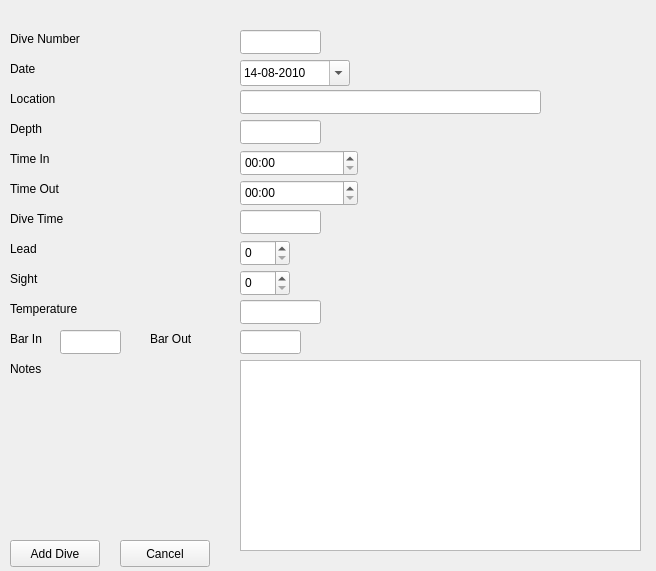
<?xml version="1.0" encoding="UTF-8"?>
<ui version="4.0">
 <class>AddDive</class>
 <widget class="QWidget" name="AddDive">
  <property name="geometry">
   <rect>
    <x>0</x>
    <y>0</y>
    <width>656</width>
    <height>571</height>
   </rect>
  </property>
  <property name="minimumSize">
   <size>
    <width>656</width>
    <height>571</height>
   </size>
  </property>
  <property name="maximumSize">
   <size>
    <width>656</width>
    <height>571</height>
   </size>
  </property>
  <property name="sizeIncrement">
   <size>
    <width>656</width>
    <height>571</height>
   </size>
  </property>
  <property name="baseSize">
   <size>
    <width>656</width>
    <height>571</height>
   </size>
  </property>
  <property name="windowTitle">
   <string>Add Dive</string>
  </property>
  <widget class="QLabel" name="LNumber">
   <property name="geometry">
    <rect>
     <x>10</x>
     <y>30</y>
     <width>171</width>
     <height>18</height>
    </rect>
   </property>
   <property name="text">
    <string>Dive Number</string>
   </property>
  </widget>
  <widget class="QLabel" name="LDate">
   <property name="geometry">
    <rect>
     <x>10</x>
     <y>60</y>
     <width>171</width>
     <height>18</height>
    </rect>
   </property>
   <property name="text">
    <string>Date</string>
   </property>
  </widget>
  <widget class="QLabel" name="LLocation">
   <property name="geometry">
    <rect>
     <x>10</x>
     <y>90</y>
     <width>171</width>
     <height>18</height>
    </rect>
   </property>
   <property name="text">
    <string>Location</string>
   </property>
  </widget>
  <widget class="QLabel" name="LDepth">
   <property name="geometry">
    <rect>
     <x>10</x>
     <y>120</y>
     <width>171</width>
     <height>18</height>
    </rect>
   </property>
   <property name="text">
    <string>Depth</string>
   </property>
  </widget>
  <widget class="QLabel" name="LTimeIn">
   <property name="geometry">
    <rect>
     <x>10</x>
     <y>150</y>
     <width>171</width>
     <height>18</height>
    </rect>
   </property>
   <property name="text">
    <string>Time In</string>
   </property>
  </widget>
  <widget class="QLabel" name="LTimeOut">
   <property name="geometry">
    <rect>
     <x>10</x>
     <y>180</y>
     <width>171</width>
     <height>18</height>
    </rect>
   </property>
   <property name="text">
    <string>Time Out</string>
   </property>
  </widget>
  <widget class="QLabel" name="LTime">
   <property name="geometry">
    <rect>
     <x>10</x>
     <y>210</y>
     <width>171</width>
     <height>18</height>
    </rect>
   </property>
   <property name="text">
    <string>Dive Time</string>
   </property>
  </widget>
  <widget class="QLabel" name="LLead">
   <property name="geometry">
    <rect>
     <x>10</x>
     <y>240</y>
     <width>171</width>
     <height>18</height>
    </rect>
   </property>
   <property name="text">
    <string>Lead</string>
   </property>
  </widget>
  <widget class="QLabel" name="LSight">
   <property name="geometry">
    <rect>
     <x>10</x>
     <y>270</y>
     <width>171</width>
     <height>18</height>
    </rect>
   </property>
   <property name="text">
    <string>Sight</string>
   </property>
  </widget>
  <widget class="QLabel" name="LTemperature">
   <property name="geometry">
    <rect>
     <x>10</x>
     <y>300</y>
     <width>171</width>
     <height>18</height>
    </rect>
   </property>
   <property name="text">
    <string>Temperature</string>
   </property>
  </widget>
  <widget class="QLabel" name="LNotes">
   <property name="geometry">
    <rect>
     <x>10</x>
     <y>360</y>
     <width>171</width>
     <height>18</height>
    </rect>
   </property>
   <property name="text">
    <string>Notes</string>
   </property>
  </widget>
  <widget class="QLineEdit" name="INumber">
   <property name="geometry">
    <rect>
     <x>240</x>
     <y>30</y>
     <width>81</width>
     <height>24</height>
    </rect>
   </property>
   <property name="text">
    <string/>
   </property>
  </widget>
  <widget class="QDateEdit" name="IDate">
   <property name="geometry">
    <rect>
     <x>240</x>
     <y>60</y>
     <width>110</width>
     <height>26</height>
    </rect>
   </property>
   <property name="dateTime">
    <datetime>
     <hour>0</hour>
     <minute>0</minute>
     <second>0</second>
     <year>2010</year>
     <month>8</month>
     <day>14</day>
    </datetime>
   </property>
   <property name="displayFormat">
    <string>dd-MM-yyyy</string>
   </property>
   <property name="calendarPopup">
    <bool>true</bool>
   </property>
   <property name="currentSectionIndex">
    <number>0</number>
   </property>
   <property name="timeSpec">
    <enum>Qt::LocalTime</enum>
   </property>
   <property name="date">
    <date>
     <year>2010</year>
     <month>8</month>
     <day>14</day>
    </date>
   </property>
  </widget>
  <widget class="QLineEdit" name="ILocation">
   <property name="geometry">
    <rect>
     <x>240</x>
     <y>90</y>
     <width>301</width>
     <height>24</height>
    </rect>
   </property>
  </widget>
  <widget class="QTimeEdit" name="ITimeIn">
   <property name="geometry">
    <rect>
     <x>240</x>
     <y>150</y>
     <width>118</width>
     <height>26</height>
    </rect>
   </property>
   <property name="displayFormat">
    <string>hh:mm</string>
   </property>
   <property name="calendarPopup">
    <bool>true</bool>
   </property>
  </widget>
  <widget class="QTimeEdit" name="ITimeOut">
   <property name="geometry">
    <rect>
     <x>240</x>
     <y>180</y>
     <width>118</width>
     <height>26</height>
    </rect>
   </property>
   <property name="displayFormat">
    <string>hh:mm</string>
   </property>
   <property name="calendarPopup">
    <bool>true</bool>
   </property>
  </widget>
  <widget class="QLineEdit" name="ITime">
   <property name="geometry">
    <rect>
     <x>240</x>
     <y>210</y>
     <width>81</width>
     <height>24</height>
    </rect>
   </property>
  </widget>
  <widget class="QSpinBox" name="ILead">
   <property name="geometry">
    <rect>
     <x>240</x>
     <y>240</y>
     <width>50</width>
     <height>26</height>
    </rect>
   </property>
  </widget>
  <widget class="QSpinBox" name="ISight">
   <property name="geometry">
    <rect>
     <x>240</x>
     <y>270</y>
     <width>50</width>
     <height>26</height>
    </rect>
   </property>
  </widget>
  <widget class="QLineEdit" name="ITemperature">
   <property name="geometry">
    <rect>
     <x>240</x>
     <y>300</y>
     <width>81</width>
     <height>24</height>
    </rect>
   </property>
  </widget>
  <widget class="QTextEdit" name="INotes">
   <property name="geometry">
    <rect>
     <x>240</x>
     <y>360</y>
     <width>401</width>
     <height>191</height>
    </rect>
   </property>
  </widget>
  <widget class="QPushButton" name="Add">
   <property name="geometry">
    <rect>
     <x>10</x>
     <y>540</y>
     <width>90</width>
     <height>27</height>
    </rect>
   </property>
   <property name="text">
    <string>Add Dive</string>
   </property>
  </widget>
  <widget class="QPushButton" name="Cancel">
   <property name="geometry">
    <rect>
     <x>120</x>
     <y>540</y>
     <width>90</width>
     <height>27</height>
    </rect>
   </property>
   <property name="text">
    <string>Cancel</string>
   </property>
  </widget>
  <widget class="QLineEdit" name="IDepth">
   <property name="geometry">
    <rect>
     <x>240</x>
     <y>120</y>
     <width>81</width>
     <height>24</height>
    </rect>
   </property>
  </widget>
  <widget class="QLabel" name="LBarIn">
   <property name="geometry">
    <rect>
     <x>10</x>
     <y>330</y>
     <width>62</width>
     <height>18</height>
    </rect>
   </property>
   <property name="text">
    <string>Bar In</string>
   </property>
  </widget>
  <widget class="QLineEdit" name="IBarIn">
   <property name="geometry">
    <rect>
     <x>60</x>
     <y>330</y>
     <width>61</width>
     <height>24</height>
    </rect>
   </property>
  </widget>
  <widget class="QLineEdit" name="IBarOut">
   <property name="geometry">
    <rect>
     <x>240</x>
     <y>330</y>
     <width>61</width>
     <height>24</height>
    </rect>
   </property>
  </widget>
  <widget class="QLabel" name="label">
   <property name="geometry">
    <rect>
     <x>150</x>
     <y>330</y>
     <width>62</width>
     <height>18</height>
    </rect>
   </property>
   <property name="text">
    <string>Bar Out</string>
   </property>
  </widget>
 </widget>
 <tabstops>
  <tabstop>INumber</tabstop>
  <tabstop>IDate</tabstop>
  <tabstop>ILocation</tabstop>
  <tabstop>IDepth</tabstop>
  <tabstop>ITimeIn</tabstop>
  <tabstop>ITimeOut</tabstop>
  <tabstop>ITime</tabstop>
  <tabstop>ILead</tabstop>
  <tabstop>ISight</tabstop>
  <tabstop>ITemperature</tabstop>
  <tabstop>IBarIn</tabstop>
  <tabstop>IBarOut</tabstop>
  <tabstop>INotes</tabstop>
  <tabstop>Add</tabstop>
  <tabstop>Cancel</tabstop>
 </tabstops>
 <resources/>
 <connections/>
</ui>
